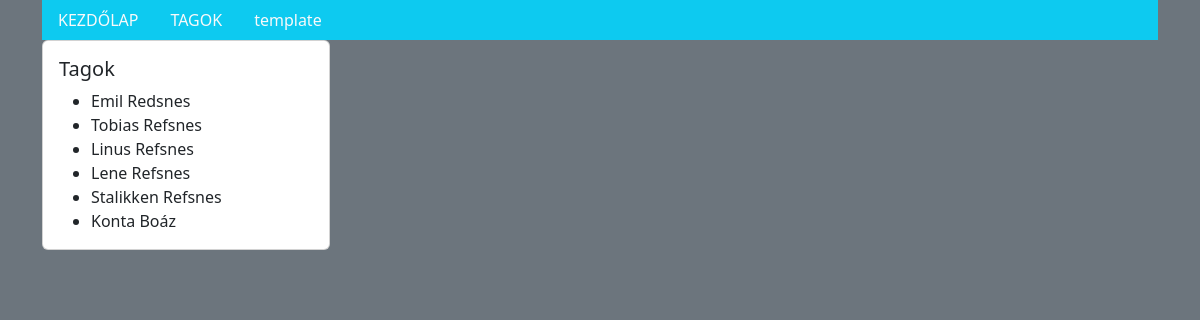
The page /members/ on the database its author committed.
### members/models.py (models this page shows, shortened)
class Member(models.Model):
    firstname = models.CharField(max_length=255)
    lastname = models.CharField(max_length=255)
    phone = models.IntegerField(null=True)
    joined_date = models.DateField(null=True)
    slug = models.SlugField(default="", null=False)

### members/views.py (the view)
# urls.py: path("members/", views.members, name="members"),
def members(request):
    mymembers = Member.objects.all().values()
    template = loader.get_template("all_members.html")
    context = {
        "mymembers": mymembers,
    }
    return HttpResponse(template.render(context, request))

### members/templates/all_members.html (shortened to what this page needs)
{% extends "master.html" %}
{% block content %}
<div class="card" style="width: 18rem;">
    <div class="card-body">
        <h5 class="card-title">Tagok</h5>
        <ul class="card-text">
            {% for x in mymembers %}
            <li onclick="window.location = 'details/{{ x.slug }}'">{{ x.firstname }} {{ x.lastname }}</li>
            {% endfor %}
        </ul>
    </div>
</div>
{% endblock %}

### members/templates/master.html (shortened to what this page needs)
{% load static %}
<!DOCTYPE html>
<html lang="hu">
<head>
    {% load bootstrap5 %}
    {% bootstrap_css %}
</head>
<body class="bg-secondary">
<div class="container bg-secondary">
  <ul class="nav bg-info">
    <li class="nav-item">
      <a class="nav-link link-light" href="/">KEZDŐLAP</a>
    </li>
    <li class="nav-item">
      <a class="nav-link link-light" href="/members">TAGOK</a>
    </li>
      <li class="nav-item">
      <a class="nav-link link-light" href="/testing">template</a>
    </li>
  </ul>
{% block content %}
{% endblock %}
</body>
</html>

### rows shown on the page
Member: firstname "Emil", lastname "Redsnes"
Member: firstname "Tobias", lastname "Refsnes"
Member: firstname "Linus", lastname "Refsnes"
Member: firstname "Lene", lastname "Refsnes"
Member: firstname "Stalikken", lastname "Refsnes"
Member: firstname "Konta", lastname "Boáz"
